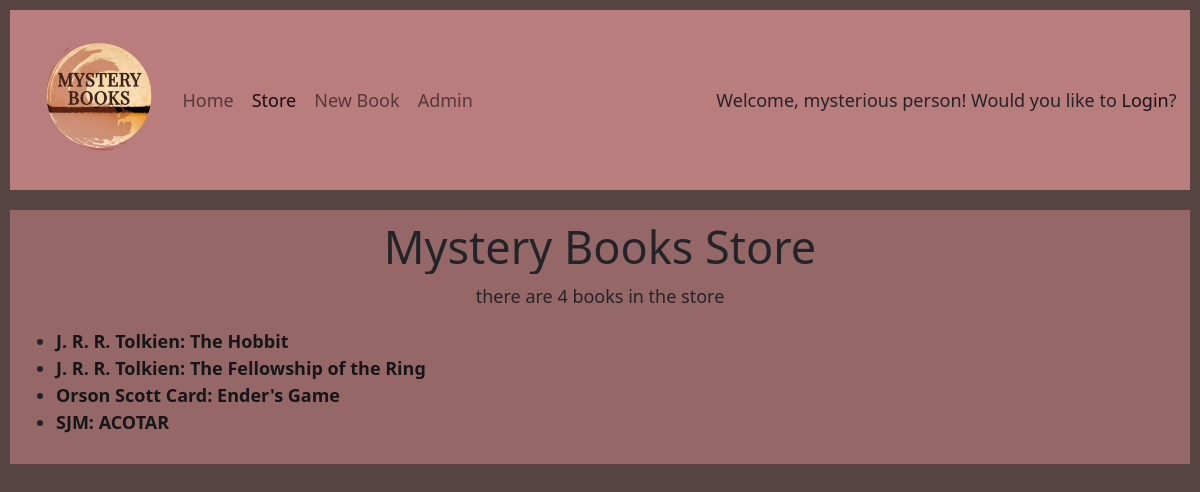
/store/, run on the app's committed database.
### store/models.py (models this page shows)
class Book(models.Model):
    title = models.CharField(max_length=200)
    author = models.CharField(max_length=200)
    description = models.TextField()
    publish_date = models.DateField(default=datetime.date.today)
    price = models.DecimalField(decimal_places=2, max_digits=8)
    stock = models.IntegerField(default=0)

### store/views.py (the view)
# urls.py: path('', include('store.urls')),
def store(request):
    books = Book.objects.all()
    count = books.count()
    context = {
        'title': 'Mystery Books Store',
        'books': books,
        'count': count,
        'menu': 'store',
    }
    return render(request, 'store/store.html', context)

### store/templates/store/store.html
{% extends "base.html" %}
{% block content %}
<p class="centered">there {{ count|pluralize:"is,are" }} {{ count }} book{{ count|pluralize }} in the store</p>
<ul class="store-list">
    {% for book in books %}
        <li>
            <a href="{% url 'book_details' book.id %}">
                <strong>{{ book.author }}: {{ book.title }}</strong>
            </a>
        </li>
    {% endfor %}
</ul>
{% endblock %}

### store/static/base/css/styles.css (style rules this page uses)
html { font-size: 18px; margin: 0; padding: 0; box-sizing: border-box; color: #63504d; }
*, *::before, *::after { box-sizing: inherit; }
a { text-decoration: none; }
body { background-color: #554441; --bs-link-color: #141619; --bs-link-hover-color: #ddd1d2; min-width: 300px; }
.title, .centered { text-align: center; text-overflow: ellipsis; overflow: hidden; }
.store-list, .book-details { text-overflow: ellipsis; overflow: hidden; }

### data on the page
Book: author "J. R. R. Tolkien", title "The Hobbit"
Book: author "J. R. R. Tolkien", title "The Fellowship of the Ring"
Book: author "Orson Scott Card", title "Ender's Game"
Book: author "SJM", title "ACOTAR"

### other printed values
{{ title }} "Mystery Books Store"
{{ count }} "4"
